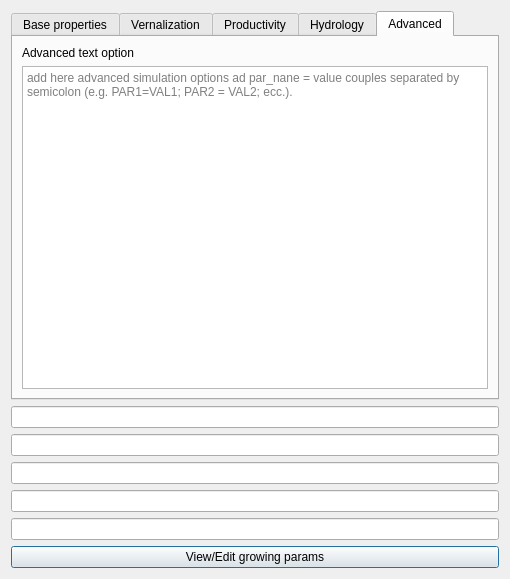
<?xml version="1.0" encoding="UTF-8"?>
<ui version="4.0">
 <class>Dialog</class>
 <widget class="QDialog" name="Dialog">
  <property name="geometry">
   <rect>
    <x>0</x>
    <y>0</y>
    <width>510</width>
    <height>518</height>
   </rect>
  </property>
  <property name="windowTitle">
   <string>Dialog</string>
  </property>
  <property name="locale">
   <locale language="English" country="UnitedStates"/>
  </property>
  <layout class="QVBoxLayout" name="verticalLayout">
   <item>
    <widget class="QTabWidget" name="tabWidget">
     <property name="currentIndex">
      <number>4</number>
     </property>
     <widget class="QWidget" name="tab_4">
      <attribute name="title">
       <string>Base properties</string>
      </attribute>
      <layout class="QFormLayout" name="formLayout">
       <item row="0" column="0">
        <widget class="QLabel" name="id_LBL">
         <property name="toolTip">
          <string>Unique crop identifier</string>
         </property>
         <property name="text">
          <string>Id [id]</string>
         </property>
        </widget>
       </item>
       <item row="0" column="1">
        <widget class="QLineEdit" name="id">
         <property name="toolTip">
          <string>Unique identifier</string>
         </property>
        </widget>
       </item>
       <item row="1" column="0">
        <widget class="QLabel" name="name_LBL">
         <property name="toolTip">
          <string>Crop name</string>
         </property>
         <property name="text">
          <string>Name [name]</string>
         </property>
        </widget>
       </item>
       <item row="1" column="1">
        <widget class="QLineEdit" name="name">
         <property name="toolTip">
          <string>Crop name</string>
         </property>
        </widget>
       </item>
       <item row="2" column="0">
        <widget class="QLabel" name="sowingdate_min_LBL">
         <property name="toolTip">
          <string>minimum sowing date expressed as day of the year [1-366]</string>
         </property>
         <property name="text">
          <string>Sowing date [sowingdate_min]</string>
         </property>
        </widget>
       </item>
       <item row="2" column="1">
        <widget class="QLineEdit" name="sowingdate_min">
         <property name="toolTip">
          <string>minimum sowing date expressed as day of the year [1-366]</string>
         </property>
        </widget>
       </item>
       <item row="3" column="0">
        <widget class="QLabel" name="sowingdelay_max_LBL">
         <property name="toolTip">
          <string>maximum number of days when sowing can be performed</string>
         </property>
         <property name="text">
          <string>Sowing delay [sowingdelay_max]</string>
         </property>
        </widget>
       </item>
       <item row="3" column="1">
        <widget class="QLineEdit" name="sowingdelay_max">
         <property name="toolTip">
          <string>maximum number of days when sowing can be performed</string>
         </property>
        </widget>
       </item>
       <item row="4" column="0">
        <widget class="QLabel" name="harvestdate_max_LBL">
         <property name="toolTip">
          <string>maximum harvest date expressed as day of the year [1-366]</string>
         </property>
         <property name="text">
          <string>Harvest date [harvestdate_max]</string>
         </property>
        </widget>
       </item>
       <item row="4" column="1">
        <widget class="QLineEdit" name="harvestdate_max">
         <property name="toolTip">
          <string>maximum harvest date expressed as day of the year [1-366]</string>
         </property>
        </widget>
       </item>
       <item row="5" column="0">
        <widget class="QLabel" name="harvnum_max_LBL">
         <property name="toolTip">
          <string>maximum number of harvests/cuts per the year</string>
         </property>
         <property name="text">
          <string>Harvest num [harvnum_max]</string>
         </property>
        </widget>
       </item>
       <item row="5" column="1">
        <widget class="QLineEdit" name="harvnum_max">
         <property name="toolTip">
          <string>maximum number of harvests/cuts per the year</string>
         </property>
        </widget>
       </item>
       <item row="6" column="0">
        <widget class="QLabel" name="cropsoverlap_LBL">
         <property name="toolTip">
          <string>minimum number of days between two subsequent crops in case of double cropping</string>
         </property>
         <property name="text">
          <string>Crop overlap [cropsoverlap]</string>
         </property>
        </widget>
       </item>
       <item row="6" column="1">
        <widget class="QLineEdit" name="cropsoverlap">
         <property name="toolTip">
          <string>minimum number of days between two subsequent crops in case of double cropping</string>
         </property>
        </widget>
       </item>
       <item row="7" column="0">
        <widget class="QLabel" name="tsowing_LBL">
         <property name="toolTip">
          <string>minimum sowing temperature [°C]</string>
         </property>
         <property name="text">
          <string>T sowing [tsowing]</string>
         </property>
        </widget>
       </item>
       <item row="7" column="1">
        <widget class="QLineEdit" name="tsowing">
         <property name="toolTip">
          <string>minimum sowing temperature [°C]</string>
         </property>
        </widget>
       </item>
       <item row="8" column="0">
        <widget class="QLabel" name="tdaybase_LBL">
         <property name="toolTip">
          <string>minimum temperature for crop growth [°C]</string>
         </property>
         <property name="text">
          <string>T base [tdaybase]</string>
         </property>
        </widget>
       </item>
       <item row="8" column="1">
        <widget class="QLineEdit" name="tdaybase">
         <property name="toolTip">
          <string>minimum temperature for crop growth [°C]</string>
         </property>
        </widget>
       </item>
       <item row="9" column="0">
        <widget class="QLabel" name="tcutoff_LBL">
         <property name="toolTip">
          <string>maximum temperature for crop growth [°C]</string>
         </property>
         <property name="text">
          <string>T cutoff [tcutoff]</string>
         </property>
        </widget>
       </item>
       <item row="9" column="1">
        <widget class="QLineEdit" name="tcutoff">
         <property name="toolTip">
          <string>maximum temperature for crop growth [°C]</string>
         </property>
        </widget>
       </item>
      </layout>
     </widget>
     <widget class="QWidget" name="tab_3">
      <attribute name="title">
       <string>Vernalization</string>
      </attribute>
      <layout class="QFormLayout" name="formLayout_2">
       <item row="0" column="0">
        <widget class="QCheckBox" name="vern">
         <property name="text">
          <string>Vernalization required [vern]</string>
         </property>
        </widget>
       </item>
       <item row="3" column="1">
        <widget class="QLineEdit" name="tv_min">
         <property name="toolTip">
          <string>minimum temperature for optimal vernalization [°C]</string>
         </property>
        </widget>
       </item>
       <item row="3" column="0">
        <widget class="QLabel" name="tv_min_LBL">
         <property name="toolTip">
          <string>minimum temperature for optimal vernalization [°C]</string>
         </property>
         <property name="text">
          <string>Tmin vern. [tv_min]</string>
         </property>
        </widget>
       </item>
       <item row="4" column="0">
        <widget class="QLabel" name="tv_max_LBL">
         <property name="toolTip">
          <string>maximum temperature for optimal vernalization [°C]</string>
         </property>
         <property name="text">
          <string>Tmax vern. [tv_max]</string>
         </property>
        </widget>
       </item>
       <item row="4" column="1">
        <widget class="QLineEdit" name="tv_max">
         <property name="toolTip">
          <string>maximum temperature for optimal vernalization [°C]</string>
         </property>
        </widget>
       </item>
       <item row="5" column="0">
        <widget class="QLabel" name="vfmin_LBL">
         <property name="toolTip">
          <string>vernalization factor at the beginning of the vernalization process [-]</string>
         </property>
         <property name="text">
          <string>Vern. Factor [vfmin]</string>
         </property>
        </widget>
       </item>
       <item row="5" column="1">
        <widget class="QLineEdit" name="vfmin">
         <property name="toolTip">
          <string>vernalization factor at the beginning of the vernalization process [-]</string>
         </property>
        </widget>
       </item>
       <item row="6" column="0">
        <widget class="QLabel" name="vstart_LBL">
         <property name="toolTip">
          <string>number of days required for vernalization to start</string>
         </property>
         <property name="text">
          <string>Vern. Start day [vstart]</string>
         </property>
        </widget>
       </item>
       <item row="6" column="1">
        <widget class="QLineEdit" name="vstart">
         <property name="toolTip">
          <string>number of days required for vernalization to start</string>
         </property>
        </widget>
       </item>
       <item row="7" column="0">
        <widget class="QLabel" name="vend_LBL">
         <property name="toolTip">
          <string>number of days required for vernalization to end</string>
         </property>
         <property name="text">
          <string>Vern. End day [vend]</string>
         </property>
        </widget>
       </item>
       <item row="7" column="1">
        <widget class="QLineEdit" name="vend">
         <property name="toolTip">
          <string>number of days required for vernalization to end</string>
         </property>
        </widget>
       </item>
       <item row="8" column="0">
        <widget class="QLabel" name="vslope_LBL">
         <property name="toolTip">
          <string>vernalization curve parameter</string>
         </property>
         <property name="text">
          <string>Vern. Curve param. [vslope]</string>
         </property>
        </widget>
       </item>
       <item row="8" column="1">
        <widget class="QLineEdit" name="vslope">
         <property name="toolTip">
          <string>vernalization curve parameter</string>
         </property>
        </widget>
       </item>
      </layout>
     </widget>
     <widget class="QWidget" name="tab_5">
      <attribute name="title">
       <string>Productivity</string>
      </attribute>
      <layout class="QFormLayout" name="formLayout_3">
       <item row="0" column="0">
        <widget class="QLabel" name="ph_r_LBL">
         <property name="toolTip">
          <string>photoperiod impact [0=Day-neutral plants, 1=Long-day plants, 2=Short-day plants]</string>
         </property>
         <property name="text">
          <string>Photoperiod impact [ph_r]</string>
         </property>
        </widget>
       </item>
       <item row="0" column="1">
        <widget class="QComboBox" name="ph_r_CB"/>
       </item>
       <item row="1" column="1">
        <widget class="QLineEdit" name="ph_r">
         <property name="toolTip">
          <string>photoperiod impact [0=Day-neutral plants, 1=Long-day plants, 2=Short-day plants]</string>
         </property>
        </widget>
       </item>
       <item row="2" column="0">
        <widget class="QLabel" name="daylength_if_LBL">
         <property name="toolTip">
          <string>day length threshold below (above) which no accumulation of physiological time occurs for long-day (short-day) crops</string>
         </property>
         <property name="text">
          <string>Above day length [daylength_if]</string>
         </property>
        </widget>
       </item>
       <item row="2" column="1">
        <widget class="QLineEdit" name="daylength_if">
         <property name="toolTip">
          <string>day length threshold below (above) which no accumulation of physiological time occurs for long-day (short-day) crops</string>
         </property>
        </widget>
       </item>
       <item row="3" column="0">
        <widget class="QLabel" name="daylength_ins_LBL">
         <property name="toolTip">
          <string>day length threshold above (below) which maximum accumulation of physiological time occurs for long-day (short-day) crops</string>
         </property>
         <property name="text">
          <string>Below day length [daylength_ins]</string>
         </property>
        </widget>
       </item>
       <item row="3" column="1">
        <widget class="QLineEdit" name="daylength_ins">
         <property name="toolTip">
          <string>day length threshold above (below) which maximum accumulation of physiological time occurs for long-day (short-day) crops</string>
         </property>
        </widget>
       </item>
       <item row="4" column="0">
        <widget class="QLabel" name="wp_LBL">
         <property name="toolTip">
          <string>biomass water productivity [t/ha] (C4 crops = 0.30 – 0.35, C3 crops = 0.15 – 0.20, some leguminous crops minor than 0.15 t/ha)</string>
         </property>
         <property name="text">
          <string>Biomass productivity [wp]</string>
         </property>
        </widget>
       </item>
       <item row="4" column="1">
        <widget class="QLineEdit" name="wp">
         <property name="toolTip">
          <string>biomass water productivity [t/ha] (C4 crops = 0.30 – 0.35, C3 crops = 0.15 – 0.20, some leguminous crops minor than 0.15 t/ha)</string>
         </property>
        </widget>
       </item>
       <item row="5" column="0">
        <widget class="QLabel" name="fsink_LBL">
         <property name="toolTip">
          <string>crop sink strength coefficient</string>
         </property>
         <property name="text">
          <string>Crop sink [fsink]</string>
         </property>
        </widget>
       </item>
       <item row="5" column="1">
        <widget class="QLineEdit" name="fsink">
         <property name="toolTip">
          <string>crop sink strength coefficient</string>
         </property>
        </widget>
       </item>
       <item row="6" column="0">
        <widget class="QLabel" name="tcrit_hs_LBL">
         <property name="toolTip">
          <string>critical temperature threshold for heat stress [°C]</string>
         </property>
         <property name="text">
          <string>Tcrit Heat Stress [tcrit_hs]</string>
         </property>
        </widget>
       </item>
       <item row="6" column="1">
        <widget class="QLineEdit" name="tcrit_hs">
         <property name="toolTip">
          <string>critical temperature threshold for heat stress [°C]</string>
         </property>
        </widget>
       </item>
       <item row="7" column="0">
        <widget class="QLabel" name="tlim_hs_LBL">
         <property name="toolTip">
          <string>limit temperature threshold for heat stress[°C]</string>
         </property>
         <property name="text">
          <string>Tlim Heat Stress [tlim_hs]</string>
         </property>
        </widget>
       </item>
       <item row="7" column="1">
        <widget class="QLineEdit" name="tlim_hs">
         <property name="toolTip">
          <string>limit temperature threshold for heat stress[°C]</string>
         </property>
        </widget>
       </item>
       <item row="8" column="0">
        <widget class="QLabel" name="hi_LBL">
         <property name="toolTip">
          <string>harvest index</string>
         </property>
         <property name="text">
          <string>Harvest index [hi]</string>
         </property>
        </widget>
       </item>
       <item row="8" column="1">
        <widget class="QLineEdit" name="hi">
         <property name="toolTip">
          <string>harvest index</string>
         </property>
        </widget>
       </item>
      </layout>
     </widget>
     <widget class="QWidget" name="tab_6">
      <attribute name="title">
       <string>Hydrology</string>
      </attribute>
      <layout class="QGridLayout" name="gridLayout">
       <item row="0" column="0">
        <widget class="QLabel" name="praw_LBL">
         <property name="toolTip">
          <string>parameter to compute RAW</string>
         </property>
         <property name="text">
          <string>RAW param. [praw]</string>
         </property>
        </widget>
       </item>
       <item row="0" column="2">
        <widget class="QLineEdit" name="praw">
         <property name="toolTip">
          <string>parameter to compute RAW</string>
         </property>
        </widget>
       </item>
       <item row="1" column="0">
        <widget class="QLabel" name="cl_cn_LBL">
         <property name="toolTip">
          <string>CN class</string>
         </property>
         <property name="text">
          <string>CN class [cl_cn]</string>
         </property>
        </widget>
       </item>
       <item row="2" column="2">
        <widget class="QLineEdit" name="cl_cn">
         <property name="toolTip">
          <string>CN class</string>
         </property>
        </widget>
       </item>
       <item row="3" column="0" colspan="2">
        <widget class="QLabel" name="ainterception_LBL">
         <property name="toolTip">
          <string>parameter to calculate interception</string>
         </property>
         <property name="text">
          <string>Interception param. [ainterception]</string>
         </property>
        </widget>
       </item>
       <item row="3" column="2">
        <widget class="QLineEdit" name="ainterception">
         <property name="toolTip">
          <string>parameter to calculate interception</string>
         </property>
        </widget>
       </item>
       <item row="4" column="0" colspan="3">
        <widget class="QGroupBox" name="ky_GB">
         <property name="title">
          <string>Water stress</string>
         </property>
         <layout class="QFormLayout" name="formLayout_4">
          <item row="0" column="0">
           <widget class="QLabel" name="kyT_LBL">
            <property name="toolTip">
             <string>Water stress coefficient for the overall crop growth cycle.</string>
            </property>
            <property name="text">
             <string>Overall [kyT]</string>
            </property>
           </widget>
          </item>
          <item row="0" column="1">
           <widget class="QLineEdit" name="kyT">
            <property name="toolTip">
             <string>Water stress coefficient for the overall crop growth cycle.</string>
            </property>
           </widget>
          </item>
          <item row="1" column="0">
           <widget class="QLabel" name="ky1_LBL">
            <property name="toolTip">
             <string>Water stress coefficient for the initial crop growth stage.</string>
            </property>
            <property name="text">
             <string>Initial stage [ky1]</string>
            </property>
           </widget>
          </item>
          <item row="1" column="1">
           <widget class="QLineEdit" name="ky1">
            <property name="toolTip">
             <string>Water stress coefficient for the initial crop growth stage.</string>
            </property>
           </widget>
          </item>
          <item row="2" column="0">
           <widget class="QLabel" name="ky2_LBL">
            <property name="toolTip">
             <string>Water stress coefficient for the development crop growth stage.</string>
            </property>
            <property name="text">
             <string>Development stage [ky2]</string>
            </property>
           </widget>
          </item>
          <item row="2" column="1">
           <widget class="QLineEdit" name="ky2">
            <property name="toolTip">
             <string>Water stress coefficient for the development crop growth stage.</string>
            </property>
           </widget>
          </item>
          <item row="3" column="0">
           <widget class="QLabel" name="ky3_LBL">
            <property name="toolTip">
             <string>Water stress coefficient for the middle crop growth stage.</string>
            </property>
            <property name="text">
             <string>Middle stage [ky3]</string>
            </property>
           </widget>
          </item>
          <item row="3" column="1">
           <widget class="QLineEdit" name="ky3">
            <property name="toolTip">
             <string>Water stress coefficient for the middle crop growth stage.</string>
            </property>
           </widget>
          </item>
          <item row="4" column="0">
           <widget class="QLabel" name="ky4_LBL">
            <property name="toolTip">
             <string>Water stress coefficient for the end crop growth stage.</string>
            </property>
            <property name="text">
             <string>End stage [ky4]</string>
            </property>
           </widget>
          </item>
          <item row="4" column="1">
           <widget class="QLineEdit" name="ky4">
            <property name="toolTip">
             <string>Water stress coefficient for the end crop growth stage.</string>
            </property>
           </widget>
          </item>
         </layout>
        </widget>
       </item>
       <item row="5" column="0" colspan="2">
        <widget class="QCheckBox" name="irrigation">
         <property name="text">
          <string>irrigation required [irrigation]</string>
         </property>
        </widget>
       </item>
       <item row="1" column="2">
        <widget class="QComboBox" name="cl_cn_CB"/>
       </item>
       <item row="6" column="0">
        <widget class="QLabel" name="irr_halt_days_LBL">
         <property name="text">
          <string>days of irrigation halt around each cut [irr_halt_days]</string>
         </property>
        </widget>
       </item>
       <item row="6" column="2">
        <widget class="QLineEdit" name="irr_halt_days">
         <property name="toolTip">
          <string>Number of days before and after each cut when irrigation is suppressed,
so that the field is dry enough for the machinery.
Applied by IdrAgra around EVERY cut of this crop, both when the dates come from
the satellite and when they come from the growing-degree-day calendar.
Exported to irr_halt_days.txt. Leave 0 to never stop irrigation for this crop.
Typical value for alfalfa: 7 (a 15 day window centred on the cut).</string>
         </property>
        </widget>
       </item>
      </layout>
     </widget>
     <widget class="QWidget" name="tab">
      <attribute name="title">
       <string>Advanced</string>
      </attribute>
      <layout class="QVBoxLayout" name="verticalLayout_2">
       <item>
        <widget class="QLabel" name="adv_opts_lbl">
         <property name="text">
          <string>Advanced text option</string>
         </property>
        </widget>
       </item>
       <item>
        <widget class="QTextEdit" name="adv_opts">
         <property name="placeholderText">
          <string>add here advanced simulation options ad par_nane = value couples separated by semicolon (e.g. PAR1=VAL1; PAR2 = VAL2; ecc.).</string>
         </property>
        </widget>
       </item>
      </layout>
     </widget>
    </widget>
   </item>
   <item>
    <widget class="QLineEdit" name="gdd">
     <property name="toolTip">
      <string>Growing Degree Days (°C) </string>
     </property>
    </widget>
   </item>
   <item>
    <widget class="QLineEdit" name="kcb">
     <property name="toolTip">
      <string>Crop coefficient (-)</string>
     </property>
    </widget>
   </item>
   <item>
    <widget class="QLineEdit" name="lai">
     <property name="toolTip">
      <string>Leaf area index (-)</string>
     </property>
    </widget>
   </item>
   <item>
    <widget class="QLineEdit" name="hc">
     <property name="toolTip">
      <string>Crop height (m) </string>
     </property>
    </widget>
   </item>
   <item>
    <widget class="QLineEdit" name="sr">
     <property name="toolTip">
      <string>Root depth (m)</string>
     </property>
    </widget>
   </item>
   <item>
    <widget class="QPushButton" name="EDIT_BTN">
     <property name="text">
      <string>View/Edit growing params</string>
     </property>
    </widget>
   </item>
  </layout>
 </widget>
 <resources/>
 <connections/>
</ui>
